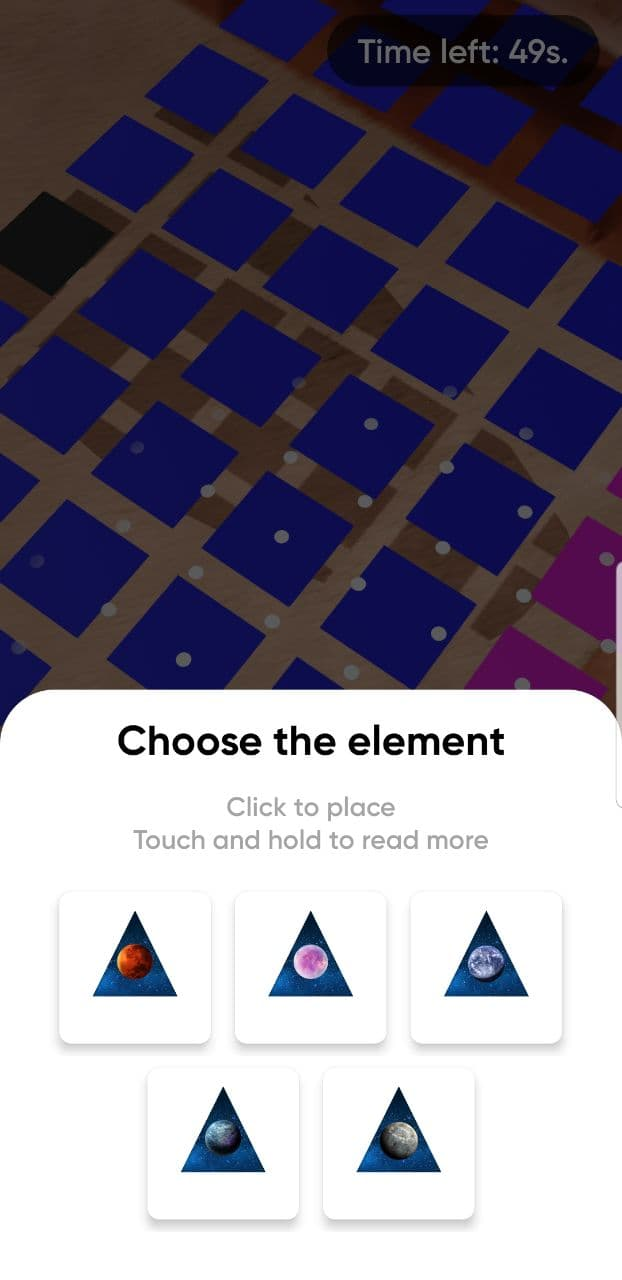
#> input picture 1.jpg, 622 x 1280 px, given as the content of the folder ./rotated_templates/, which was not available
$ jupyter execute --allow-errors cv.ipynb   (shell and % lines are left out)
#> lines starting #> are read from the running program, lines starting #| are printed output that depends on the picture
[cell 1]
import os

import cv2
import numpy as np
import matplotlib.pyplot as plt


import utils
#> (the rest of this cell did not finish here and is left out)

[cell 2]
def set_plt_size(*size):
    plt.rcParams['figure.figsize'] = size

def plot_markers(markers):
    cols = len(markers)
    rows = cols // 10 + 1
    if cols % 10 == 0:
        rows -= 1
    cols = min(10, cols)
    set_plt_size(4 * cols, 4 * rows)
    fix, axs = plt.subplots(rows, cols)
    for i, marker in enumerate(markers):
        if rows > 1:
            axs[i // 10, i % 10].imshow(marker)
            axs[i // 10, i % 10].axis('off')
        else:
            axs[i].imshow(marker)
            axs[i].axis('off')

#> (a cell that did not finish here is left out)

#> (a cell that did not finish here is left out)

[cell 5]
templates = {}
for filename in os.listdir('./rotated_templates/'):
    num, *_ = filename.split('.')
    img = cv2.imread('./rotated_templates/' + filename, 0)
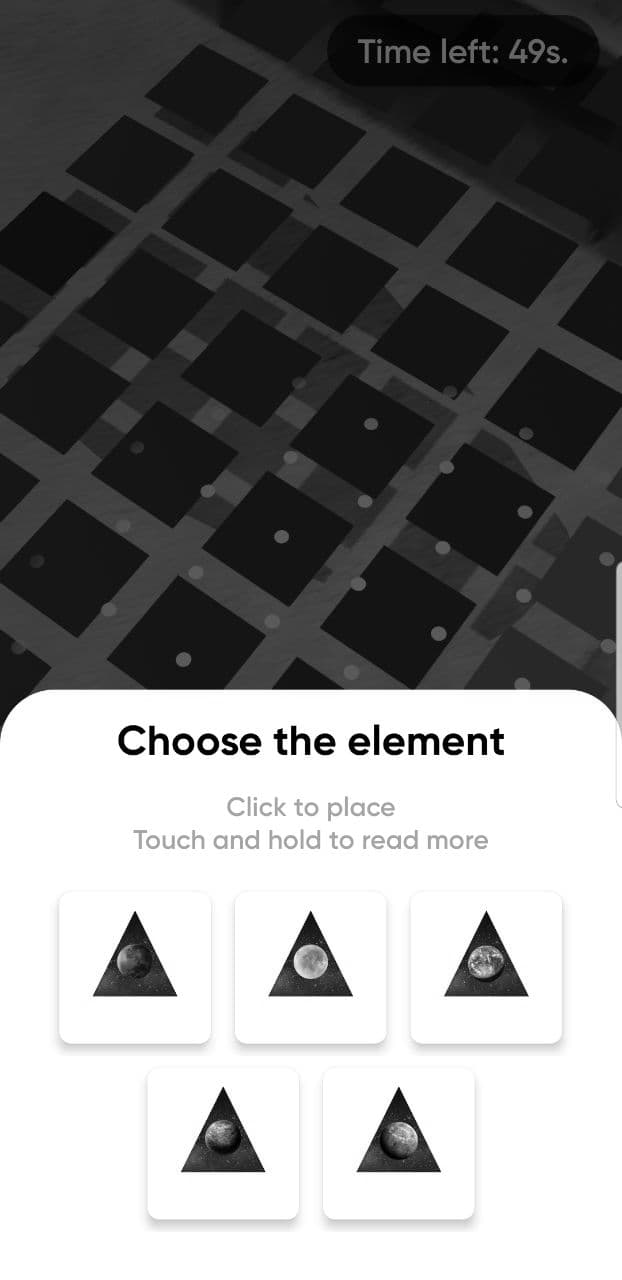
#> img: shape (1280, 622); min 0, max 255, mean 129.8
    templates[num] = img


$ run again, on 2.jpg
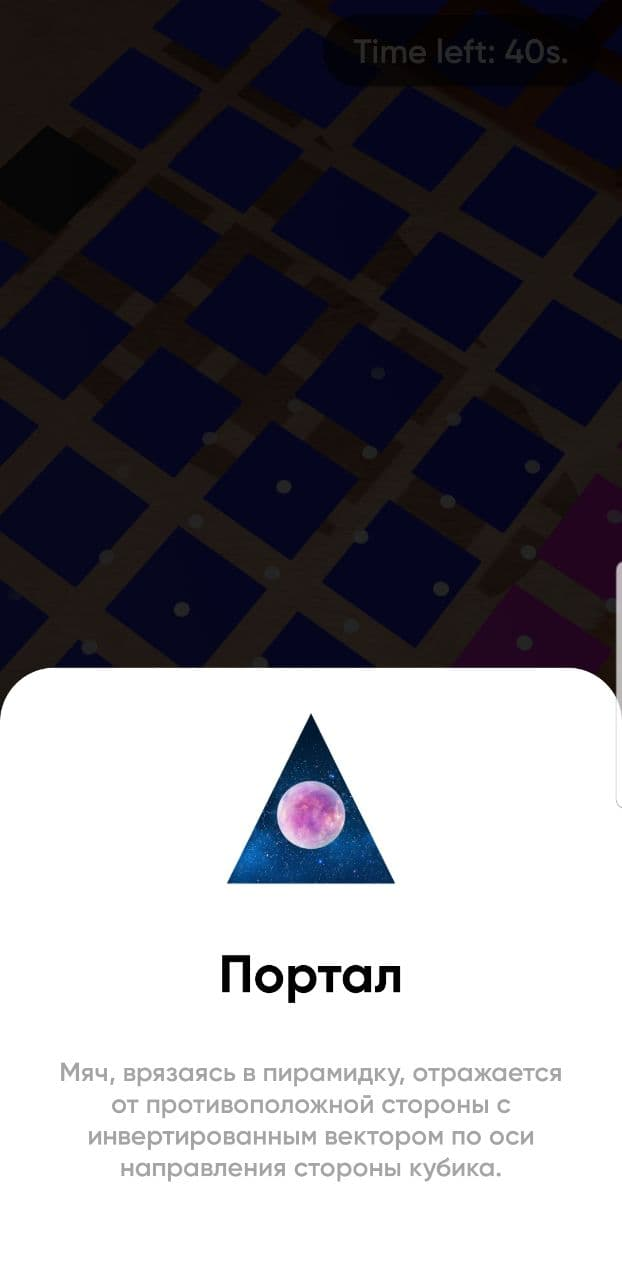
#> input picture 2.jpg, 622 x 1280 px, given as the content of the folder ./rotated_templates/, which was not available
#> `img = cv2.imread('./rotated_templates/' + filename, 0)`:
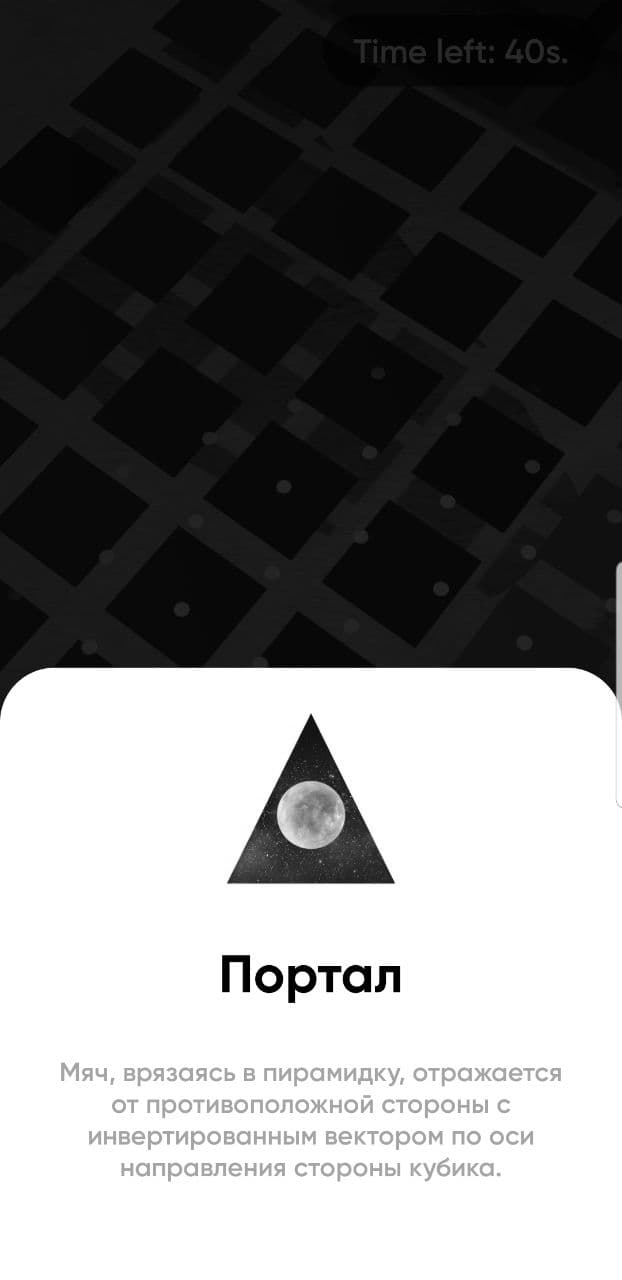
#> img: shape (1280, 622); min 0, max 255, mean 123.7

$ run again, on 3.jpg
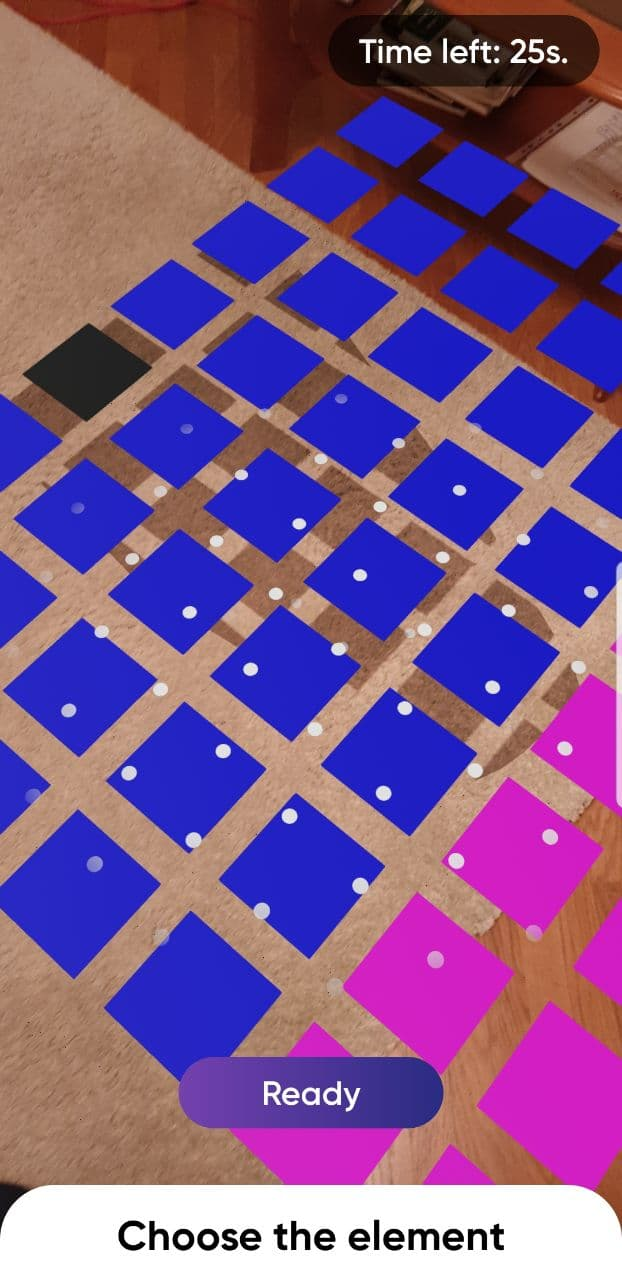
#> input picture 3.jpg, 622 x 1280 px, given as the content of the folder ./rotated_templates/, which was not available
#> `img = cv2.imread('./rotated_templates/' + filename, 0)`:
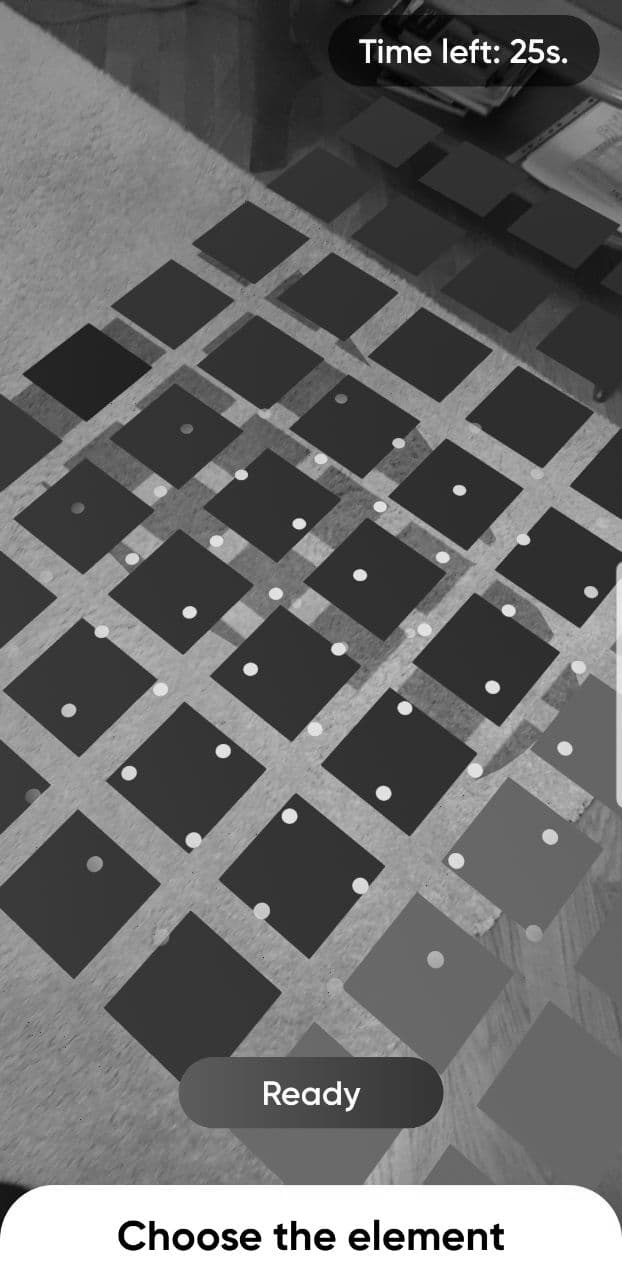
#> img: shape (1280, 622); min 0, max 255, mean 104.3

$ run again, on 4.jpg
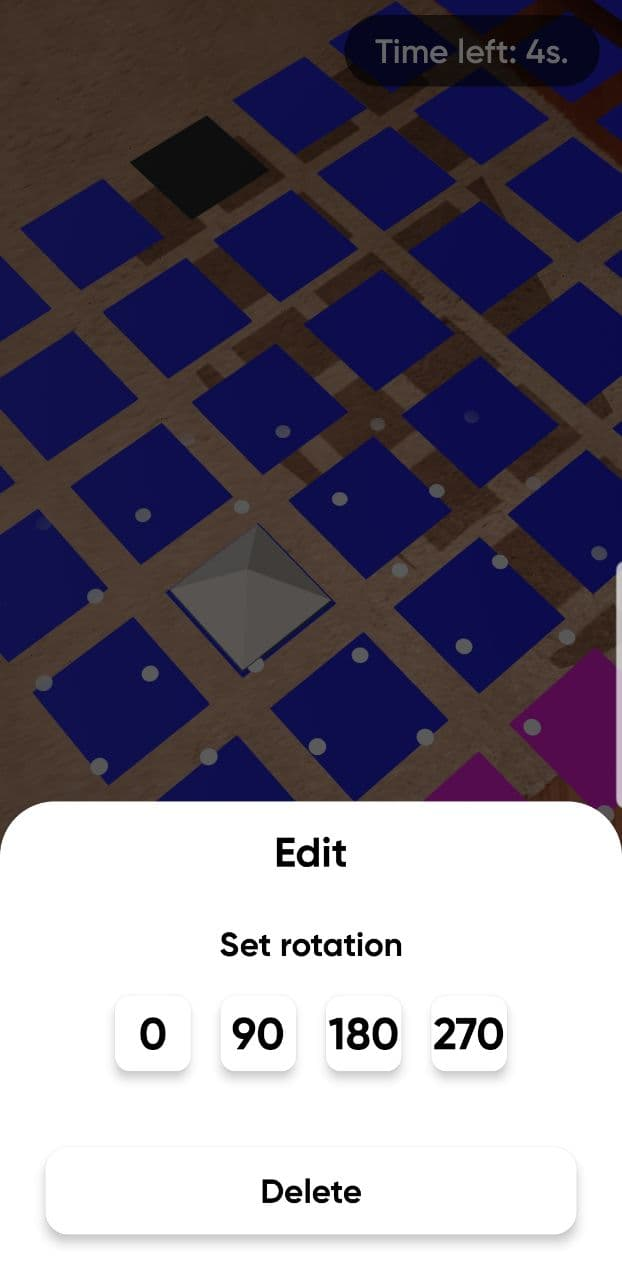
#> input picture 4.jpg, 622 x 1280 px, given as the content of the folder ./rotated_templates/, which was not available
#> `img = cv2.imread('./rotated_templates/' + filename, 0)`:
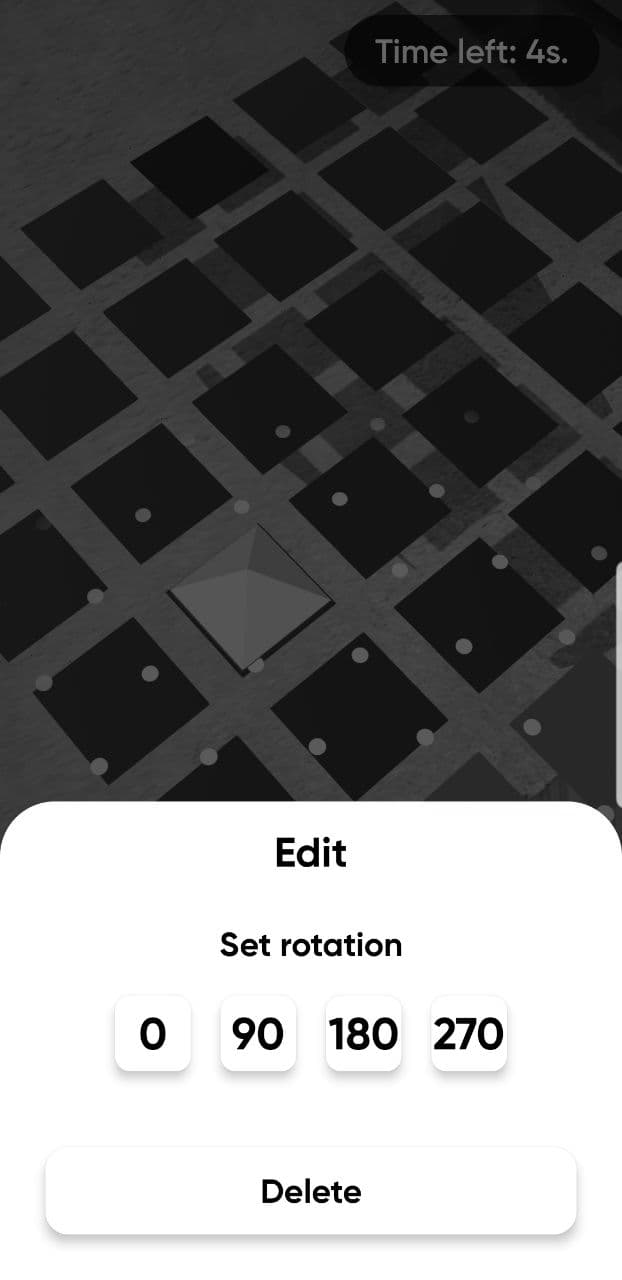
#> img: shape (1280, 622); min 0, max 255, mean 116.7
